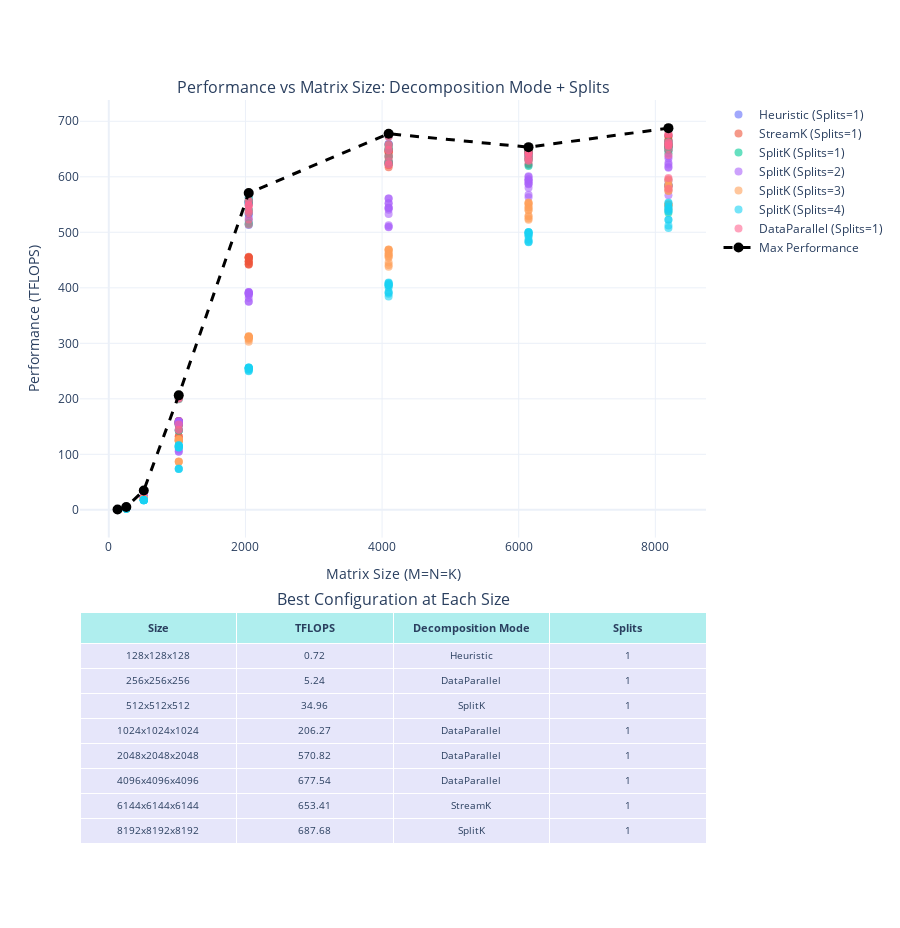

This figure's notebook cell:
### Code cell
# Decomposition + Splits Analysis
fig2 = make_subplots(
    rows=2,
    cols=1,
    row_heights=[0.65, 0.35],
    specs=[[{"type": "scatter"}], [{"type": "table"}]],
    subplot_titles=(
        "Performance vs Matrix Size: Decomposition Mode + Splits",
        "Best Configuration at Each Size",
    ),
    vertical_spacing=0.1,
)

# Add scatter points for all configurations
for config in square_matrices["Decomp_Splits"].unique():
    data = square_matrices[square_matrices["Decomp_Splits"] == config]
    fig2.add_trace(
        go.Scatter(
            x=data["M"],
            y=data["TFLOPS"],
            mode="markers",
            name=config,
            marker=dict(size=8, opacity=0.6),
        ),
        row=1,
        col=1,
    )

# Add line showing max performance at each size
max_perf = square_matrices.groupby("M")["TFLOPS"].max().reset_index()
fig2.add_trace(
    go.Scatter(
        x=max_perf["M"],
        y=max_perf["TFLOPS"],
        mode="lines+markers",
        name="Max Performance",
        line=dict(color="black", width=3, dash="dash"),
        marker=dict(size=10, color="black"),
    ),
    row=1,
    col=1,
)

# Find best config at each size
best_configs = []
for size in sorted(square_matrices["M"].unique()):
    subset = square_matrices[square_matrices["M"] == size]
    best = subset.loc[subset["TFLOPS"].idxmax()]
    best_configs.append(
        {
            "Size": f"{size}x{size}x{size}",
            "TFLOPS": f'{best["TFLOPS"]:.2f}',
            "Decomposition": best["Decomposition"],
            "Splits": str(best["Splits"]),
        }
    )

best_df = pd.DataFrame(best_configs)

# Add table with fixed height
num_rows = len(best_df)
cell_height = 25
header_height = 28

fig2.add_trace(
    go.Table(
        header=dict(
            values=[
                "<b>Size</b>",
                "<b>TFLOPS</b>",
                "<b>Decomposition Mode</b>",
                "<b>Splits</b>",
            ],
            fill_color="paleturquoise",
            align="center",
            font=dict(size=11),
            height=header_height,
        ),
        cells=dict(
            values=[
                best_df["Size"],
                best_df["TFLOPS"],
                best_df["Decomposition"],
                best_df["Splits"],
            ],
            fill_color="lavender",
            align="center",
            font=dict(size=10),
            height=cell_height,
        ),
    ),
    row=2,
    col=1,
)

fig2.update_xaxes(title_text="Matrix Size (M=N=K)", row=1, col=1)
fig2.update_yaxes(title_text="Performance (TFLOPS)", row=1, col=1)

# Calculate height to fit all rows without scrolling
total_height = 600 + (num_rows * cell_height) + header_height + 100
fig2.update_layout(height=total_height, showlegend=True, legend=dict(x=1.02, y=1))
fig2.show()
